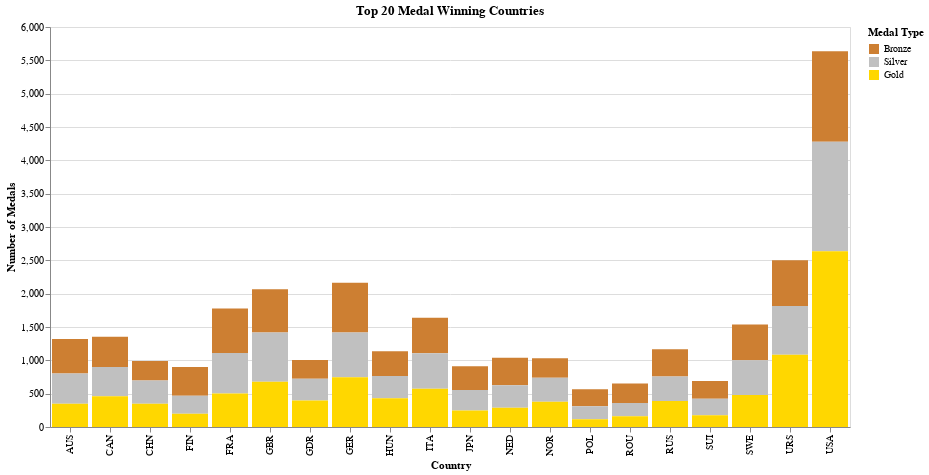

Write notebook code for a chart like this one.
### Code cell
count = df.groupby(['NOC', 'Medal'])['Medal'].count().sort_values(ascending = False).unstack(fill_value=0).head(20)
count = count.reset_index()
counts = pd.melt(count, id_vars=['NOC'], value_vars=['Bronze', 'Silver', 'Gold'], var_name='Medal Type', value_name='Medals')
alt.Chart(counts).mark_bar().encode(x=alt.X('NOC', title='Country'), y=alt.Y('Medals', title='Number of Medals'), color=alt.Color('Medal Type:N', title='Medal Type', scale=alt.Scale(domain=['Bronze', 'Silver', 'Gold'], range=['#CD7F32', '#C0C0C0', '#FFD700']))).properties(width=800, height=400, title='Top 20 Medal Winning Countries')

### Figure 1 — Vega-Lite specification as saved in the notebook (floating-point values rounded to 4 significant figures)
{"config": {"view": {"continuousWidth": 400, "continuousHeight": 300}}, "data": {"name": "data-5fb68f43ffb497655aaa6a2a690f8dba"}, "mark": "bar", "encoding": {"color": {"field": "Medal Type", "scale": {"domain": ["Bronze", "Silver", "Gold"], "range": ["#CD7F32", "#C0C0C0", "#FFD700"]}, "title": "Medal Type", "type": "nominal"}, "x": {"field": "NOC", "title": "Country", "type": "nominal"}, "y": {"field": "Medals", "title": "Number of Medals", "type": "quantitative"}}, "height": 400, "title": "Top 20 Medal Winning Countries", "width": 800, "$schema": "https://vega.github.io/schema/vega-lite/v4.17.0.json", "datasets": {"data-5fb68f43ffb497655aaa6a2a690f8dba": [{"NOC": "USA", "Medal Type": "Bronze", "Medals": 1358}, {"NOC": "URS", "Medal Type": "Bronze", "Medals": 689}, {"NOC": "GER", "Medal Type": "Bronze", "Medals": 746}, {"NOC": "GBR", "Medal Type": "Bronze", "Medals": 651}, {"NOC": "FRA", "Medal Type": "Bronze", "Medals": 666}, {"NOC": "ITA", "Medal Type": "Bronze", "Medals": 531}, {"NOC": "SWE", "Medal Type": "Bronze", "Medals": 535}, {"NOC": "AUS", "Medal Type": "Bronze", "Medals": 517}, {"NOC": "CAN", "Medal Type": "Bronze", "Medals": 451}, {"NOC": "HUN", "Medal Type": "Bronze", "Medals": 371}, {"NOC": "FIN", "Medal Type": "Bronze", "Medals": 432}, {"NOC": "NED", "Medal Type": "Bronze", "Medals": 413}, {"NOC": "RUS", "Medal Type": "Bronze", "Medals": 408}, {"NOC": "GDR", "Medal Type": "Bronze", "Medals": 281}, {"NOC": "NOR", "Medal Type": "Bronze", "Medals": 294}, {"NOC": "JPN", "Medal Type": "Bronze", "Medals": 357}, {"NOC": "CHN", "Medal Type": "Bronze", "Medals": 292}, {"NOC": "ROU", "Medal Type": "Bronze", "Medals": 292}, {"NOC": "SUI", "Medal Type": "Bronze", "Medals": 268}, {"NOC": "POL", "Medal Type": "Bronze", "Medals": 253}, {"NOC": "USA", "Medal Type": "Silver", "Medals": 1641}, {"NOC": "URS", "Medal Type": "Silver", "Medals": 732}, {"NOC": "GER", "Medal Type": "Silver", "Medals": 674}, {"NOC": "GBR", "Medal Type": "Silver", "Medals": 739}, {"NOC": "FRA", "Medal Type": "Silver", "Medals": 610}, {"NOC": "ITA", "Medal Type": "Silver", "Medals": 531}, {"NOC": "SWE", "Medal Type": "Silver", "Medals": 522}, {"NOC": "AUS", "Medal Type": "Silver", "Medals": 455}, {"NOC": "CAN", "Medal Type": "Silver", "Medals": 438}, {"NOC": "HUN", "Medal Type": "Silver", "Medals": 332}, {"NOC": "FIN", "Medal Type": "Silver", "Medals": 270}, {"NOC": "NED", "Medal Type": "Silver", "Medals": 340}, {"NOC": "RUS", "Medal Type": "Silver", "Medals": 367}, {"NOC": "GDR", "Medal Type": "Silver", "Medals": 327}, {"NOC": "NOR", "Medal Type": "Silver", "Medals": 361}, {"NOC": "JPN", "Medal Type": "Silver", "Medals": 309}, {"NOC": "CHN", "Medal Type": "Silver", "Medals": 347}, {"NOC": "ROU", "Medal Type": "Silver", "Medals": 200}, {"NOC": "SUI", "Medal Type": "Silver", "Medals": 248}, {"NOC": "POL", "Medal Type": "Silver", "Medals": 195}, {"NOC": "USA", "Medal Type": "Gold", "Medals": 2638}, {"NOC": "URS", "Medal Type": "Gold", "Medals": 1082}, {"NOC": "GER", "Medal Type": "Gold", "Medals": 745}, {"NOC": "GBR", "Medal Type": "Gold", "Medals": 678}, {"NOC": "FRA", "Medal Type": "Gold", "Medals": 501}, {"NOC": "ITA", "Medal Type": "Gold", "Medals": 575}, {"NOC": "SWE", "Medal Type": "Gold", "Medals": 479}, {"NOC": "AUS", "Medal Type": "Gold", "Medals": 348}, {"NOC": "CAN", "Medal Type": "Gold", "Medals": 463}, {"NOC": "HUN", "Medal Type": "Gold", "Medals": 432}, {"NOC": "FIN", "Medal Type": "Gold", "Medals": 198}, {"NOC": "NED", "Medal Type": "Gold", "Medals": 287}, {"NOC": "RUS", "Medal Type": "Gold", "Medals": 390}, {"NOC": "GDR", "Medal Type": "Gold", "Medals": 397}, {"NOC": "NOR", "Medal Type": "Gold", "Medals": 378}, {"NOC": "JPN", "Medal Type": "Gold", "Medals": 247}, {"NOC": "CHN", "Medal Type": "Gold", "Medals": 350}, {"NOC": "ROU", "Medal Type": "Gold", "Medals": 161}, {"NOC": "SUI", "Medal Type": "Gold", "Medals": 175}, {"NOC": "POL", "Medal Type": "Gold", "Medals": 117}]}}
